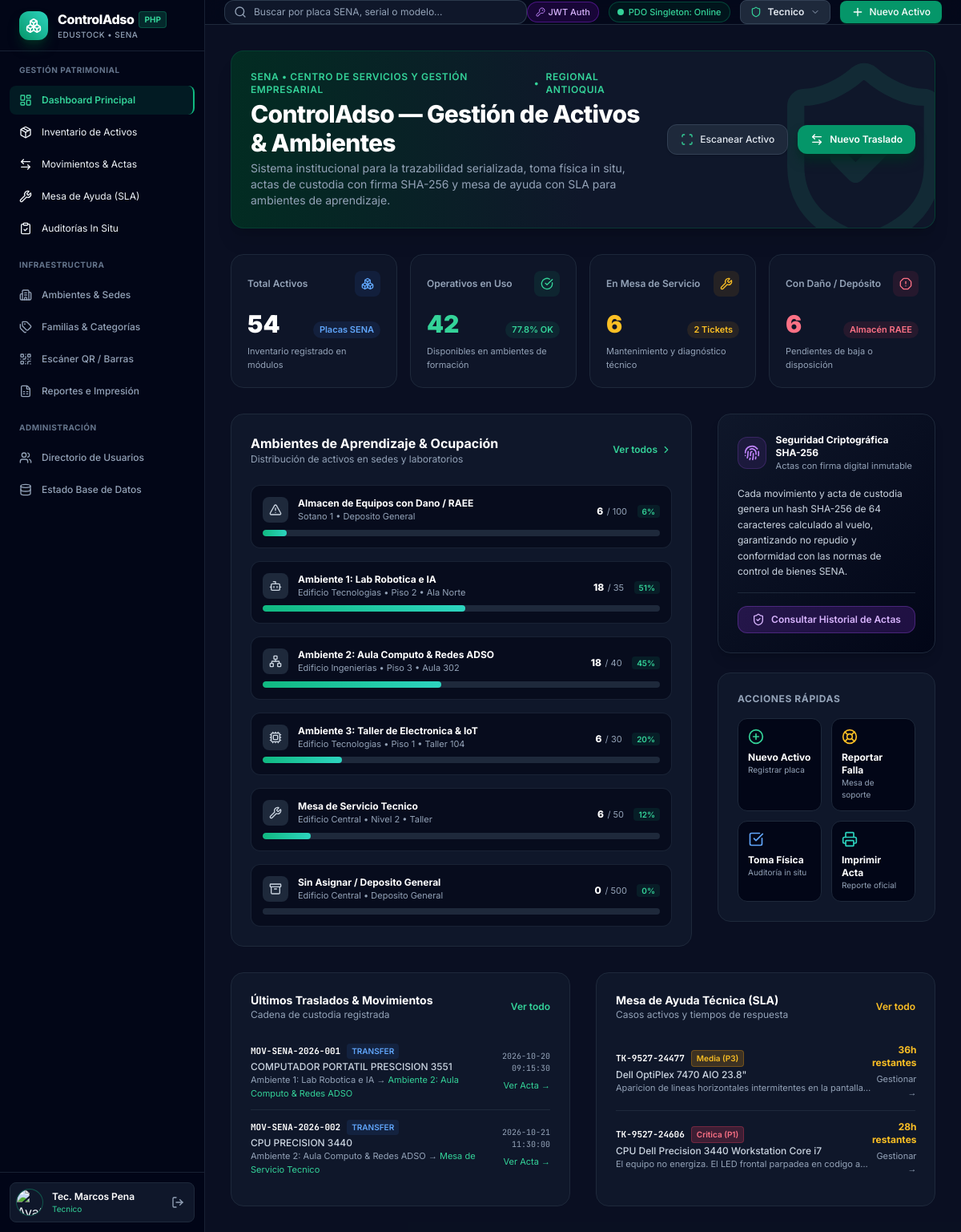
The page /index.php (signed in) on the database its author committed.
### tables this page shows
CREATE TABLE environments (
    id VARCHAR(50) PRIMARY KEY,
    campus_id VARCHAR(50) NOT NULL,
    name VARCHAR(150) NOT NULL,
    code_name VARCHAR(100) NOT NULL,
    building VARCHAR(100) NOT NULL,
    floor VARCHAR(50) NOT NULL,
    icon VARCHAR(50) DEFAULT 'monitor',
    total_capacity INT DEFAULT 35,
    assigned_count INT DEFAULT 0,
    occupancy_percentage DECIMAL(5,2) DEFAULT 0.00,
    created_at DATETIME DEFAULT CURRENT_TIMESTAMP,
    CONSTRAINT fk_env_campus FOREIGN KEY (campus_id) REFERENCES campuses(id) ON DELETE CASCADE
);

CREATE TABLE inventory_movements (
    id VARCHAR(36) PRIMARY KEY,
    folio VARCHAR(100) NOT NULL UNIQUE,
    type ENUM('IN', 'OUT', 'TRANSFER') NOT NULL,
    product_name VARCHAR(200) NOT NULL,
    asset_id VARCHAR(36),
    asset_code VARCHAR(100),
    serial_number VARCHAR(100),
    origin_environment_id VARCHAR(50),
    origin_environment_name VARCHAR(150),
    destination_environment_id VARCHAR(50) NOT NULL,
    destination_environment_name VARCHAR(150) NOT NULL,
    quantity INT NOT NULL DEFAULT 1,
    notes TEXT,
    user_id VARCHAR(36),
    user_name VARCHAR(150) NOT NULL,
    user_role VARCHAR(100) NOT NULL,
    user_email VARCHAR(150) NOT NULL,
    timestamp_str VARCHAR(100) NOT NULL,
    crypto_hash VARCHAR(64) NOT NULL,
    qr_verification_token VARCHAR(100) NOT NULL,
    status ENUM('COMPLETADO', 'PENDIENTE', 'RECHAZADO') DEFAULT 'COMPLETADO',
    created_at DATETIME DEFAULT CURRENT_TIMESTAMP,
    CONSTRAINT fk_movement_asset FOREIGN KEY (asset_id) REFERENCES assets(id) ON DELETE SET NULL,
    CONSTRAINT fk_movement_orig_env FOREIGN KEY (origin_environment_id) REFERENCES environments(id) ON DELETE SET NULL,
    CONSTRAINT fk_movement_dest_env FOREIGN KEY (destination_environment_id) REFERENCES environments(id),
    CONSTRAINT fk_movement_user FOREIGN KEY (user_id) REFERENCES user_profiles(id) ON DELETE SET NULL
);

CREATE TABLE service_desk_tickets (
    id VARCHAR(36) PRIMARY KEY,
    ticket_number VARCHAR(50) NOT NULL UNIQUE,
    folio VARCHAR(50),
    title VARCHAR(255) NOT NULL,
    asset_id VARCHAR(36),
    asset_name VARCHAR(200) NOT NULL,
    asset_code VARCHAR(100) NOT NULL,
    serial_number VARCHAR(100) NOT NULL,
    priority ENUM('critica', 'alta', 'media', 'baja') NOT NULL DEFAULT 'media',
    priority_label VARCHAR(50) NOT NULL,
    status ENUM('taller_diagnostico', 'en_reparacion', 'espera_repuesto', 'resuelto', 'garantia_externa') NOT NULL DEFAULT 'taller_diagnostico',
    status_label VARCHAR(100) NOT NULL,
    sla_hours_left INT DEFAULT 48,
    total_sla_hours INT DEFAULT 48,
    origin_environment_id VARCHAR(50),
    origin_environment VARCHAR(150) NOT NULL,
    environment_name VARCHAR(150),
    current_custody_location VARCHAR(200) NOT NULL,
    received_by VARCHAR(150) NOT NULL,
    reporter_name VARCHAR(150) NOT NULL,
    reporter_date VARCHAR(100) NOT NULL,
    declared_symptom TEXT NOT NULL,
    diagnostic_notes TEXT,
    repair_cost_estimate VARCHAR(100),
    technician_name VARCHAR(150),
    evidence_photo_url TEXT,
    evidence_photo_gps VARCHAR(200),
    evidence_size VARCHAR(50),
    created_at DATETIME DEFAULT CURRENT_TIMESTAMP,
    updated_at DATETIME DEFAULT CURRENT_TIMESTAMP ON UPDATE CURRENT_TIMESTAMP,
    CONSTRAINT fk_ticket_asset FOREIGN KEY (asset_id) REFERENCES assets(id) ON DELETE SET NULL,
    CONSTRAINT fk_ticket_env FOREIGN KEY (origin_environment_id) REFERENCES environments(id) ON DELETE SET NULL
);

### index.php (the view, shortened to what the rows shown need)
<?php
require_once __DIR__ . '/includes/header.php';
$db = getDB();
$environments = [];
$recentMovements = [];
$recentTickets = [];
if ($db) {
    try {
        $environments = $db->query("
            SELECT e.*,
            (SELECT COUNT(*) FROM assets a WHERE a.environment_id = e.id) as current_assets
            FROM environments e
            ORDER BY e.name ASC
        ")->fetchAll();
        $recentMovements = $db->query("SELECT * FROM inventory_movements ORDER BY created_at DESC LIMIT 5")->fetchAll();
        $recentTickets = $db->query("SELECT * FROM service_desk_tickets ORDER BY created_at DESC LIMIT 5")->fetchAll();
    } catch (Exception $e) {
    }
}
?>
<div class="bg-gradient-to-r from-emerald-950 via-slate-900 to-slate-900 border border-emerald-900/60 rounded-2xl p-6 mb-8 relative overflow-hidden shadow-xl">
    <div class="flex flex-col md:flex-row md:items-center justify-between gap-4 relative z-10">
        <div>
            <h1 class="text-2xl md:text-3xl font-extrabold text-white tracking-tight">
                ControlAdso — Gestión de Activos & Ambientes
            </h1>
        </div>
    </div>
</div>
<div class="grid grid-cols-1 lg:grid-cols-3 gap-8 mb-8">
    <div class="lg:col-span-2 bg-slate-900 border border-slate-800 rounded-2xl p-6">
        <div class="flex items-center justify-between mb-6">
            <div>
                <h2 class="text-base font-bold text-white">Ambientes de Aprendizaje & Ocupación</h2>
            </div>
        </div>
        <div class="space-y-4">
            <?php if (!empty($environments)): ?>
                <?php foreach ($environments as $env):
                    $curr = $env['current_assets'] ?? $env['assigned_count'];
                    $cap = $env['total_capacity'] ?: 35;
                    $pct = min(100, round(($curr / $cap) * 100));
                ?>
                    <div class="p-3.5 rounded-xl bg-slate-950/60 border border-slate-800/80 hover:border-slate-700 transition">
                        <div class="flex items-center justify-between mb-2">
                            <div class="flex items-center space-x-3">
                                <div class="w-8 h-8 rounded-lg bg-slate-800 flex items-center justify-center text-slate-300">
                                    <i data-lucide="<?= htmlspecialchars($env['icon'] ?: 'monitor') ?>" class="w-4 h-4"></i>
                                </div>
                                <div>
                                    <h3 class="text-xs font-bold text-white"><?= htmlspecialchars($env['name']) ?></h3>
                                    <p class="text-[11px] text-slate-400"><?= htmlspecialchars($env['building']) ?> • <?= htmlspecialchars($env['floor']) ?></p>
                                </div>
                            </div>
                            <div class="text-right">
                                <span class="text-xs font-extrabold text-white"><?= $curr ?></span>
                                <span class="text-[11px] text-slate-400">/ <?= $cap ?></span>
                                <span class="text-[10px] ml-2 px-1.5 py-0.5 rounded font-semibold bg-emerald-500/10 text-emerald-400"><?= $pct ?>%</span>
                            </div>
                        </div>
                        <div class="w-full bg-slate-800 h-2 rounded-full overflow-hidden">
                            <div class="bg-gradient-to-r from-emerald-500 to-teal-400 h-2 rounded-full" style="width: <?= $pct ?>%"></div>
                        </div>
                    </div>
                <?php endforeach; ?>
            <?php else: ?>
                <div class="text-center py-8 text-slate-400 text-xs">
                    <p>No se encontraron ambientes registrados. Ejecuta el instalador para inicializar los datos.</p>
                </div>
            <?php endif; ?>
        </div>
    </div>
</div>
<div class="grid grid-cols-1 lg:grid-cols-2 gap-8">
    <div class="bg-slate-900 border border-slate-800 rounded-2xl p-6">
        <div class="divide-y divide-slate-800">
            <?php if (!empty($recentMovements)): ?>
                <?php foreach ($recentMovements as $mov): ?>
                    <div class="py-3 flex items-center justify-between">
                        <div>
                            <div class="flex items-center space-x-2">
                                <span class="font-mono text-[11px] font-bold text-white"><?= htmlspecialchars($mov['folio']) ?></span>
                                <span class="text-[10px] px-1.5 py-0.5 rounded bg-blue-500/10 text-blue-400 font-semibold"><?= htmlspecialchars($mov['type']) ?></span>
                            </div>
                            <p class="text-xs text-slate-300 font-medium mt-0.5"><?= htmlspecialchars($mov['product_name']) ?></p>
                            <p class="text-[11px] text-slate-400">
                                <?= htmlspecialchars($mov['origin_environment_name'] ?: 'Origen externo') ?> &rarr; <span class="text-emerald-400"><?= htmlspecialchars($mov['destination_environment_name']) ?></span>
                            </p>
                        </div>
                        <div class="text-right">
                            <span class="text-[10px] font-mono text-slate-400 block"><?= htmlspecialchars($mov['timestamp_str']) ?></span>
                            <a href="movement_acta.php?id=<?= urlencode($mov['id']) ?>" class="text-[11px] text-emerald-400 hover:underline mt-1 inline-block">Ver Acta &rarr;</a>
                        </div>
                    </div>
                <?php endforeach; ?>
            <?php else: ?>
                <p class="py-4 text-xs text-slate-400 text-center">No hay traslados registrados.</p>
            <?php endif; ?>
        </div>
    </div>
    <div class="bg-slate-900 border border-slate-800 rounded-2xl p-6">
        <div class="divide-y divide-slate-800">
            <?php if (!empty($recentTickets)): ?>
                <?php foreach ($recentTickets as $tk):
                    $priorityColor = $tk['priority'] === 'critica' ? 'bg-rose-500/20 text-rose-400 border-rose-500/30' : 'bg-amber-500/20 text-amber-400 border-amber-500/30';
                ?>
                    <div class="py-3 flex items-center justify-between">
                        <div>
                            <div class="flex items-center space-x-2">
                                <span class="font-mono text-[11px] font-bold text-white"><?= htmlspecialchars($tk['ticket_number']) ?></span>
                                <span class="text-[10px] px-1.5 py-0.5 rounded border font-semibold <?= $priorityColor ?>"><?= htmlspecialchars($tk['priority_label']) ?></span>
                            </div>
                            <p class="text-xs text-slate-300 font-medium mt-0.5"><?= htmlspecialchars($tk['asset_name']) ?></p>
                            <p class="text-[11px] text-slate-400 truncate max-w-xs"><?= htmlspecialchars($tk['declared_symptom']) ?></p>
                        </div>
                        <div class="text-right">
                            <span class="text-xs font-bold text-amber-400 block"><?= $tk['sla_hours_left'] ?>h restantes</span>
                            <a href="ticket_detail.php?id=<?= urlencode($tk['id']) ?>" class="text-[11px] text-slate-400 hover:text-white mt-1 inline-block">Gestionar &rarr;</a>
                        </div>
                    </div>
                <?php endforeach; ?>
            <?php else: ?>
                <p class="py-4 text-xs text-slate-400 text-center">No hay tickets activos en este momento.</p>
            <?php endif; ?>
        </div>
    </div>
</div>
<?php require_once __DIR__ . '/includes/footer.php'; ?>

### rows shown on the page
environments: name "Almacen de Equipos con Dano / RAEE", building "Sotano 1", floor "Deposito General", curr "6", total_capacity "100", pct "6"
environments: name "Ambiente 1: Lab Robotica e IA", building "Edificio Tecnologias", floor "Piso 2 • Ala Norte", curr "18", total_capacity "35", pct "51"
environments: name "Ambiente 2: Aula Computo & Redes ADSO", building "Edificio Ingenierias", floor "Piso 3 • Aula 302", curr "18", total_capacity "40", pct "45"
environments: name "Ambiente 3: Taller de Electronica & IoT", building "Edificio Tecnologias", floor "Piso 1 • Taller 104", curr "6", total_capacity "30", pct "20"
environments: name "Mesa de Servicio Tecnico", building "Edificio Central", floor "Nivel 2 • Taller", curr "6", total_capacity "50", pct "12"
environments: name "Sin Asignar / Deposito General", building "Edificio Central", floor "Deposito General", curr "0", total_capacity "500", pct "0"
inventory_movements: folio "MOV-SENA-2026-001", type "TRANSFER", product_name "COMPUTADOR PORTATIL PRESCISION 3551", origin_environment_name "Ambiente 1: Lab Robotica e IA", destination_environment_name "Ambiente 2: Aula Computo & Redes ADSO", timestamp_str "2026-10-20 09:15:30"
inventory_movements: folio "MOV-SENA-2026-002", type "TRANSFER", product_name "CPU PRECISION 3440", origin_environment_name "Ambiente 2: Aula Computo & Redes ADSO", destination_environment_name "Mesa de Servicio Tecnico", timestamp_str "2026-10-21 11:30:00"
service_desk_tickets: ticket_number "TK-9527-24477", priority_label "Media (P3)", asset_name "Dell OptiPlex 7470 AIO 23.8\"", declared_symptom "Aparicion de lineas horizontales intermitentes en la pantalla…", sla_hours_left "36"
service_desk_tickets: ticket_number "TK-9527-24606", priority_label "Critica (P1)", asset_name "CPU Dell Precision 3440 Workstation Core i7", declared_symptom "El equipo no energiza. El LED frontal parpadea en codigo a…", sla_hours_left "28"

### other values the page prints
$currentUser['name'] "Tec. Marcos Pena"
$currentUser['role'] "Tecnico"
$stats['total_assets'] "54"
$stats['operativos'] "42"
$stats['operational_rate'] "77.8"
$stats['mesa_servicio'] "6"
$stats['open_tickets'] "2"
$stats['con_dano'] "6"
